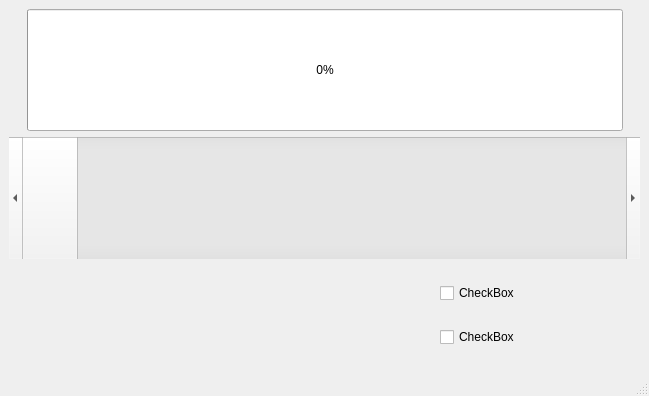
<?xml version="1.0" encoding="UTF-8"?>
<ui version="4.0">
 <class>MainWindow</class>
 <widget class="QMainWindow" name="MainWindow">
  <property name="geometry">
   <rect>
    <x>0</x>
    <y>0</y>
    <width>649</width>
    <height>396</height>
   </rect>
  </property>
  <property name="windowTitle">
   <string>MainWindow</string>
  </property>
  <widget class="QWidget" name="centralwidget">
   <property name="sizePolicy">
    <sizepolicy hsizetype="Fixed" vsizetype="Fixed">
     <horstretch>0</horstretch>
     <verstretch>0</verstretch>
    </sizepolicy>
   </property>
   <layout class="QGridLayout" name="gridLayout_2">
    <item row="0" column="0">
     <layout class="QGridLayout" name="gridLayout">
      <item row="0" column="1">
       <widget class="QProgressBar" name="progressBar">
        <property name="sizePolicy">
         <sizepolicy hsizetype="Expanding" vsizetype="Preferred">
          <horstretch>0</horstretch>
          <verstretch>0</verstretch>
         </sizepolicy>
        </property>
        <property name="value">
         <number>0</number>
        </property>
       </widget>
      </item>
      <item row="0" column="2">
       <spacer name="horizontalSpacer_2">
        <property name="orientation">
         <enum>Qt::Horizontal</enum>
        </property>
        <property name="sizeType">
         <enum>QSizePolicy::Preferred</enum>
        </property>
        <property name="sizeHint" stdset="0">
         <size>
          <width>11</width>
          <height>20</height>
         </size>
        </property>
       </spacer>
      </item>
      <item row="1" column="0" colspan="3">
       <widget class="QScrollBar" name="horizontalScrollBar">
        <property name="sizePolicy">
         <sizepolicy hsizetype="Preferred" vsizetype="Preferred">
          <horstretch>0</horstretch>
          <verstretch>0</verstretch>
         </sizepolicy>
        </property>
        <property name="maximum">
         <number>100</number>
        </property>
        <property name="orientation">
         <enum>Qt::Horizontal</enum>
        </property>
       </widget>
      </item>
      <item row="0" column="0">
       <spacer name="horizontalSpacer">
        <property name="orientation">
         <enum>Qt::Horizontal</enum>
        </property>
        <property name="sizeType">
         <enum>QSizePolicy::Preferred</enum>
        </property>
        <property name="sizeHint" stdset="0">
         <size>
          <width>12</width>
          <height>20</height>
         </size>
        </property>
       </spacer>
      </item>
     </layout>
    </item>
    <item row="1" column="0">
     <layout class="QHBoxLayout" name="horizontalLayout">
      <item>
       <spacer name="verticalSpacer">
        <property name="orientation">
         <enum>Qt::Vertical</enum>
        </property>
        <property name="sizeType">
         <enum>QSizePolicy::Fixed</enum>
        </property>
        <property name="sizeHint" stdset="0">
         <size>
          <width>20</width>
          <height>100</height>
         </size>
        </property>
       </spacer>
      </item>
      <item>
       <spacer name="horizontalSpacer_3">
        <property name="orientation">
         <enum>Qt::Horizontal</enum>
        </property>
        <property name="sizeType">
         <enum>QSizePolicy::Expanding</enum>
        </property>
        <property name="sizeHint" stdset="0">
         <size>
          <width>41</width>
          <height>20</height>
         </size>
        </property>
       </spacer>
      </item>
      <item>
       <layout class="QVBoxLayout" name="verticalLayout_2">
        <item>
         <widget class="QCheckBox" name="checkBox">
          <property name="sizePolicy">
           <sizepolicy hsizetype="Fixed" vsizetype="Fixed">
            <horstretch>0</horstretch>
            <verstretch>0</verstretch>
           </sizepolicy>
          </property>
          <property name="minimumSize">
           <size>
            <width>200</width>
            <height>0</height>
           </size>
          </property>
          <property name="text">
           <string>CheckBox</string>
          </property>
         </widget>
        </item>
        <item>
         <widget class="QCheckBox" name="checkBox_2">
          <property name="sizePolicy">
           <sizepolicy hsizetype="Fixed" vsizetype="Fixed">
            <horstretch>0</horstretch>
            <verstretch>0</verstretch>
           </sizepolicy>
          </property>
          <property name="minimumSize">
           <size>
            <width>200</width>
            <height>0</height>
           </size>
          </property>
          <property name="text">
           <string>CheckBox</string>
          </property>
         </widget>
        </item>
       </layout>
      </item>
     </layout>
    </item>
   </layout>
  </widget>
  <widget class="QMenuBar" name="menubar">
   <property name="geometry">
    <rect>
     <x>0</x>
     <y>0</y>
     <width>649</width>
     <height>20</height>
    </rect>
   </property>
  </widget>
  <widget class="QStatusBar" name="statusbar"/>
 </widget>
 <resources/>
 <connections/>
</ui>
